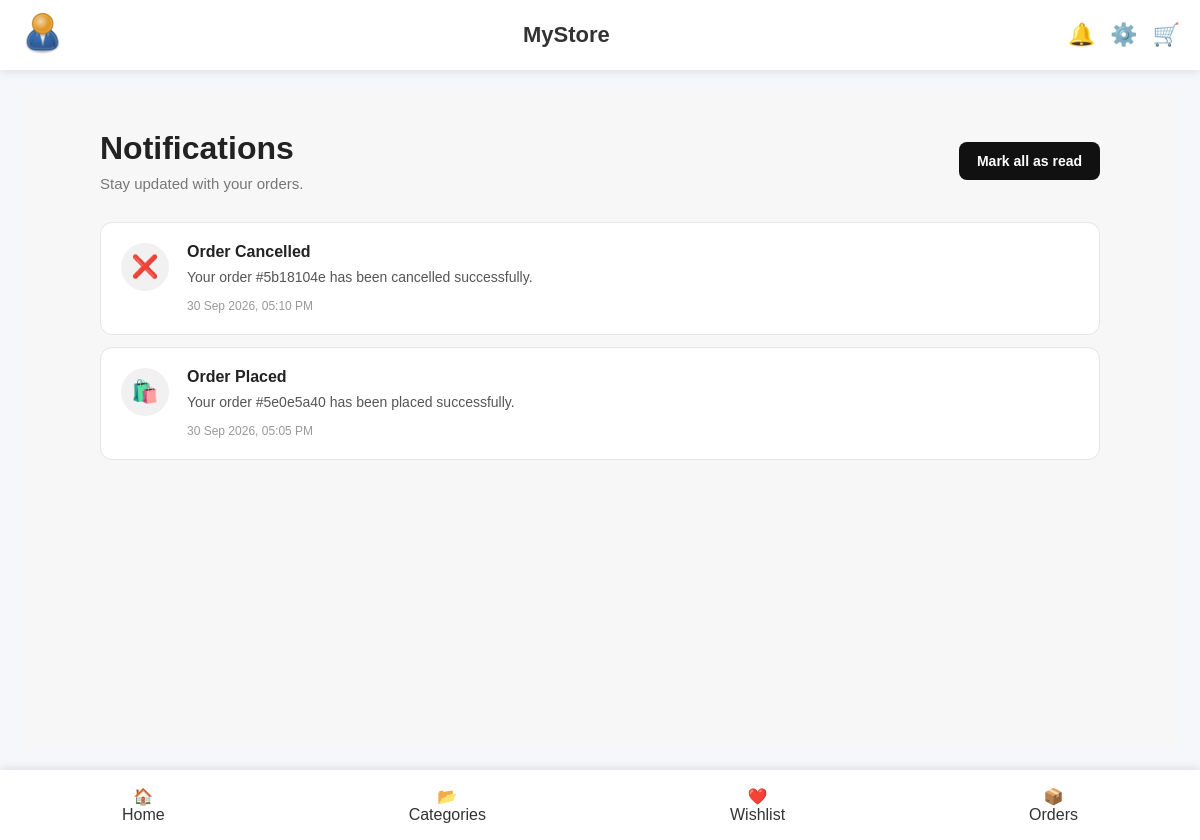
The app's page /notification/ (signed in) with its own data.
### accounts/models.py (models this page shows, shortened)
class User(AbstractUser):
    phone = models.CharField(max_length=15, blank=True)
    profile_image = models.ImageField(
        default='images/default-profile.png',
        upload_to="profiles/",
        blank=True,
        null=True
    )

### notification/models.py (models this page shows, shortened)
class Notification(models.Model):
    NOTIFICATION_TYPES = [
        ("order_placed", "Order Placed"),
        ("order_cancelled", "Order Cancelled"),
        ("order_deleted", "Order Deleted"),
    ]
    id = models.UUIDField(
        primary_key=True,
        default=uuid.uuid4,
        editable=False,
    )
    user = models.ForeignKey(
        settings.AUTH_USER_MODEL,
        on_delete=models.CASCADE,
        related_name="notifications",
    )
    order = models.ForeignKey(
        Order,
        on_delete=models.SET_NULL,
        null=True,
        blank=True,
        related_name="notifications",
    )
    notification_type = models.CharField(
        max_length=30,
        choices=NOTIFICATION_TYPES,
    )
    title = models.CharField(
        max_length=200
    )
    message = models.TextField()
    is_read = models.BooleanField(
        default=False
    )
    created_at = models.DateTimeField(
        auto_now_add=True
    )
    class Meta:
        ordering = ["-created_at"]

### notification/views.py (the view)
@login_required
def notification_list(request):
    notifications = Notification.objects.filter(
        user=request.user
    )
    return render(
        request,
        "notifications/notification_list.html",
        {
            "notifications": notifications,
        },
    )

### notification/context_processors.py (called while the page is built)
def notification_context(request):
    if not request.user.is_authenticated:
        return {
            "unread_notifications_count": 0,
        }
    return {
        "unread_notifications_count": (
            Notification.objects
            .filter(
                user=request.user,
                is_read=False,
            )
            .count()
        ),
    }

### template/notifications/notification_list.html (shortened to what this page needs)
{% extends "base.html" %}
{% load static %}
{% block extra_css %}
<link rel="stylesheet" href="{% static 'css/notifications.css' %}">
{% endblock %}
{% block content %}
<main class="notifications-page">
    <div class="notifications-container">
        <div class="notifications-header">
            <div>
                <h1>Notifications</h1>
                <p>
                    Stay updated with your orders.
                </p>
            </div>
            {% if notifications %}
                <form
                    method="POST"
                    action="{% url 'notifications:mark_all_read' %}"
                >
                    <button type="submit">
                        Mark all as read
                    </button>
                </form>
            {% endif %}
        </div>
        {% if notifications %}
            <div class="notifications-list">
                {% for notification in notifications %}
                    <a
                        href="{% url 'notifications:mark_as_read' notification.id %}"
                        class="
                            notification-item
                        "
                    >
                        <div class="notification-icon">
                            {% if notification.notification_type == "order_placed" %}
                                🛍️
                            {% elif notification.notification_type == "order_cancelled" %}
                                ❌
                            {% elif notification.notification_type == "order_deleted" %}
                                🗑️
                            {% else %}
                                🔔
                            {% endif %}
                        </div>
                        <div class="notification-content">
                            <strong>
                                {{ notification.title }}
                            </strong>
                            <p>
                                {{ notification.message }}
                            </p>
                            <small>
                                {{ notification.created_at|date:"d M Y, h:i A" }}
                            </small>
                        </div>
                    </a>
                {% endfor %}
            </div>
        {% endif %}
    </div>
</main>
{% endblock %}

### template/includes/navbar.html (shortened to what this page needs)
{% load static %}
<header class="top-navbar">
  <div class="left-section">
    {% if user.profile_image %}
    <a href="{% url 'user_profile' %}">
      <img
        src="{{ user.profile_image.url }}"
        alt="Profile"
        class="profile-image"
      />
    </a>
    {% endif %}
  </div>
  <div class="center-section">
    <h2 class="logo">MyStore</h2>
  </div>
  <div class="right-section">
    {% if user.is_authenticated %}
    <div class="notification-container">
      <button class="icon-btn">🔔</button>
    </div>
    {% endif %}
    <div class="settings-container">
      <button class="icon-btn settings-btn">⚙️</button>
    </div>
    {% if user.is_authenticated %}
    <a href="{% url 'cart:cart' %}" class="icon-btn"> 🛒 </a>
    {% endif %}
  </div>
</header>

### static/css/base.css (style rules this page uses)
* { margin: 0; padding: 0; box-sizing: border-box; }
body { font-family: Arial, sans-serif; background: #f5f7fa; color: #333; }
.top-navbar { position: fixed; top: 0; width: 100%; height: 70px; background: white; display: flex; justify-content: space-between; align-items: center; padding: 0 20px; box-shadow: 0 2px 10px rgba(0, 0, 0, 0.1); z-index: 1000; }
.profile-image { width: 45px; height: 45px; border-radius: 50%; object-fit: cover; }
.logo { font-size: 22px; }
.right-section { display: flex; gap: 15px; align-items: center; }
.icon-btn { background: none; border: none; text-decoration: none; font-size: 22px; cursor: pointer; }
.settings-container, .notification-container { position: relative; }

### static/css/notifications.css (style rules this page uses)
.notifications-page { min-height: calc(100vh - 140px); padding: 40px 20px 100px; background: #f7f7f7; }
.notifications-container { max-width: 1000px; margin: 0 auto; }
.notifications-header { display: flex; justify-content: space-between; align-items: center; gap: 20px; margin-bottom: 30px; }
.notifications-header h1 { margin: 0 0 8px; font-size: 32px; color: #222; }
.notifications-header p { margin: 0; color: #777; font-size: 15px; }
.notifications-header form { margin: 0; }
.notifications-header button { border: none; background: #111; color: #fff; padding: 11px 18px; border-radius: 8px; font-size: 14px; font-weight: 600; cursor: pointer; transition: 0.2s ease; }
.notifications-list { display: flex; flex-direction: column; gap: 12px; }
.notification-item { position: relative; display: flex; align-items: flex-start; gap: 18px; padding: 20px; background: #fff; border: 1px solid #e5e5e5; border-radius: 12px; text-decoration: none; color: inherit; transition: transform 0.2s ease, box-shadow 0.2s ease, border-color 0.2s ease; }
.notification-icon { width: 48px; height: 48px; flex-shrink: 0; display: flex; align-items: center; justify-content: center; border-radius: 50%; background: #f1f1f1; font-size: 22px; }
.notification-content { flex: 1; min-width: 0; }
.notification-content strong { display: block; margin-bottom: 6px; font-size: 16px; color: #222; }
.notification-content p { margin: 0 0 8px; color: #555; font-size: 14px; line-height: 1.5; }
.notification-content small { color: #999; font-size: 12px; }

### records on screen
User: profile_image (placeholder picture)
Notification: title "Order Cancelled", message "Your order #5b18104e has been cancelled successfully.", created_at "30 Sep 2026, 05:10 PM"
Notification: title "Order Placed", message "Your order #5e0e5a40 has been placed successfully.", created_at "30 Sep 2026, 05:05 PM"
